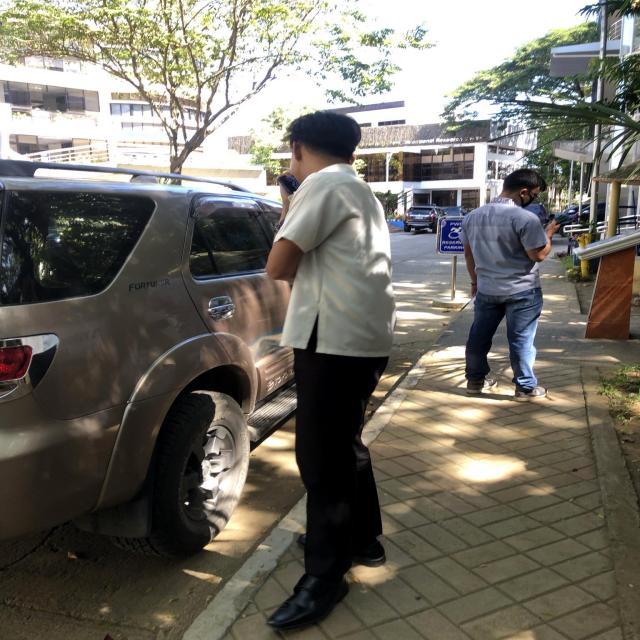
#> input picture combined_dataset/uniform_1/test/1404f0fe-3bc3-497f-8053-b9ad4be99039_jpeg.rf.405406d71a517a923ebcfd976f4db157.jpg, 640 x 640 px
$ python -i object_detectors.py   (imports and definitions only)
#> lines starting #> are read from the running program, lines starting #| are printed output that depends on the picture; after the words box and inside, x2 and y2 are one past the last pixel; in counts of white or black regions, pixels touching at a corner belong together
#> further down, picture is the input picture: shape (640, 640, 3); mean B, G, R 101.1, 110.1, 113.3
"""
Enhanced Object Detection Module
Uses color-based and shape-based detection for:
- Shoes (black/dark footwear)
- ID Cards (rectangular objects with specific aspect ratio)
- Chains/Lanyards (thin vertical lines in neck region)
"""

import cv2
import numpy as np
from typing import Dict, Tuple, List, Any, Optional


class ShoeDetector:
    """Detect shoes using color-based analysis (HSV)"""

    # [119 lines left out: functions __init__, detect_shoes, not called in this run]


class IDCardDetector:
    """Detect ID cards using shape-based analysis"""

    def __init__(self):
        # ID card typical aspect ratio: 1.4 to 1.8 (width/height)
        self.min_aspect_ratio = 1.2
        self.max_aspect_ratio = 2.0

        # Size constraints (percentage of image)
        self.min_area_ratio = 0.005  # 0.5% of image
        self.max_area_ratio = 0.15   # 15% of image

        # Minimum contour area
        self.min_contour_area = 800

    def detect_id_card(self, image: np.ndarray, torso_region: Optional[Tuple[int, int, int, int]] = None) -> Dict[str, Any]:
        """
        Detect ID card using shape and color analysis.

        Args:
            image: BGR image
            torso_region: (x, y, w, h) bounding box for torso region

        Returns:
            Dictionary with detection results
        """
        h, w = image.shape[:2]
#> h = 640; w = 640

        # Default torso region: upper-middle 40% of image
        if torso_region is None:
            torso_region = (int(w * 0.25), int(h * 0.2), int(w * 0.5), int(h * 0.4))
#> torso_region = (160, 128, 320, 256)

        x, y, tw, th = torso_region
#> x = 160; y = 128; tw = 320; th = 256
        torso_roi = image[y:y+th, x:x+tw]
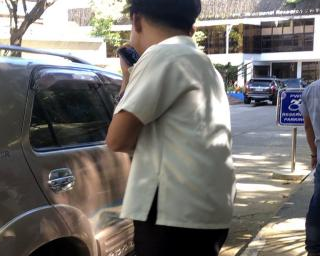
#> torso_roi: shape (256, 320, 3); mean B, G, R 112.6, 115.9, 119.2

        if torso_roi.size == 0:
            return {
                'detected': False,
                'confidence': 0.0,
                'bbox': None,
                'reason': 'No torso region detected'
            }

        # Convert to grayscale
        gray = cv2.cvtColor(torso_roi, cv2.COLOR_BGR2GRAY)
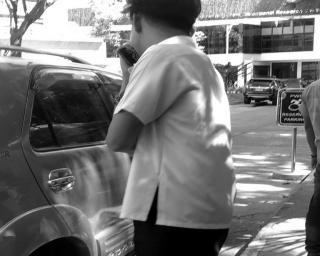
#> gray: shape (256, 320); min 0, max 255, mean 116.5

        # Apply multiple edge detection methods for better ID card detection
        # Method 1: Adaptive threshold
        thresh = cv2.adaptiveThreshold(
            gray, 255, cv2.ADAPTIVE_THRESH_GAUSSIAN_C, cv2.THRESH_BINARY, 11, 2
        )
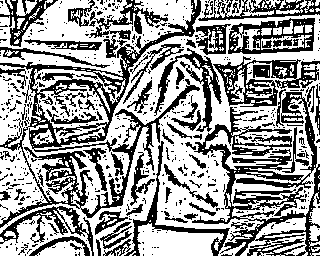
#> thresh: shape (256, 320); 60.1% white; 544 black regions (466 under 20 px), largest, box (x1, y1, x2, y2) and area: (0, 0, 201, 228) 7297, (192, 86, 320, 256) 6658, (213, 56, 320, 107) 1939

        # Method 2: Canny edge detection
        edges = cv2.Canny(gray, 50, 150)
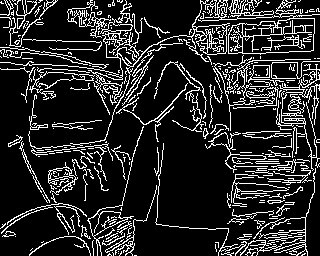
#> edges: shape (256, 320); 16.2% white in thin lines or dots

        # Combine both methods
        combined = cv2.bitwise_or(thresh, edges)
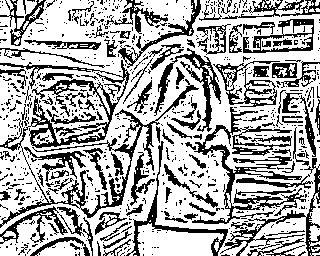
#> combined: shape (256, 320); 67.3% white; 731 black regions (620 under 20 px)

        # Find contours
        contours, _ = cv2.findContours(combined, cv2.RETR_EXTERNAL, cv2.CHAIN_APPROX_SIMPLE)
#> contours = 69 contours, 62 with area under 20; largest, box (x1, y1, x2, y2) and area: (0, 0, 320, 256) 70326, (137, 223, 224, 256) 1872, (14, 0, 37, 29) 240, (309, 192, 320, 226) 150, (309, 225, 320, 241) 106, (265, 0, 281, 9) 34, (29, 5, 42, 20) 26

        candidates = []
        image_area = h * w
#> image_area = 409600

        for contour in contours:
            area = cv2.contourArea(contour)

            # Filter by size
            if area < self.min_contour_area:
                continue

            # Get bounding rectangle
            cx, cy, cw, ch = cv2.boundingRect(contour)

            # Check aspect ratio
            if ch == 0:
                continue
            aspect_ratio = cw / ch

            if not (self.min_aspect_ratio <= aspect_ratio <= self.max_aspect_ratio):
                continue

            # Check size relative to image
            area_ratio = area / image_area
            if not (self.min_area_ratio <= area_ratio <= self.max_area_ratio):
                continue

            # Calculate rectangularity (how rectangular is the contour)
            rect_area = cw * ch
            solidity = area / rect_area if rect_area > 0 else 0

            if solidity < 0.7:  # Must be fairly rectangular
                continue

            # Calculate confidence based on multiple factors
            confidence = 0.0

            # Aspect ratio score (closer to 1.6 = typical ID card)
            aspect_score = 1.0 - abs(aspect_ratio - 1.6) / 0.4
            confidence += aspect_score * 0.3

            # Size score (prefer medium-sized objects)
            if 0.01 <= area_ratio <= 0.08:
                confidence += 0.3
            elif 0.005 <= area_ratio <= 0.15:
                confidence += 0.2

            # Rectangularity score
            confidence += solidity * 0.2

            # Position score (prefer upper torso)
            if cy < th * 0.6:
                confidence += 0.2

            confidence = min(1.0, confidence)

            # Adjust coordinates to full image
            candidates.append({
                'bbox': (x + cx, y + cy, cw, ch),
                'confidence': confidence,
                'aspect_ratio': aspect_ratio,
                'area': area,
                'solidity': solidity
            })
#> this loop made 69 passes
#> area on passes 17, 30, 59: 106.5, 150.5, 26
#> (area, cx, cy, cw, ch, aspect_ratio) on pass 18: (1872.5, 137, 223, 87, 33, 2.64)
#> after the loop, candidates = []

        # Sort by confidence
        candidates.sort(key=lambda c: c['confidence'], reverse=True)

        if candidates:
            best = candidates[0]
            return {
                'detected': True,
                'confidence': best['confidence'],
                'bbox': best['bbox'],
                'aspect_ratio': best['aspect_ratio'],
                'area': best['area'],
                'reason': f"ID card detected with {best['confidence']:.1%} confidence"
            }
        else:
            return {
                'detected': False,
                'confidence': 0.0,
                'bbox': None,
                'reason': 'No rectangular object matching ID card criteria found'
            }


class ChainLanyardDetector:
    """Detect chains/lanyards in neck region using edge detection"""

    # [168 lines left out: functions __init__, detect_chain, detect_all_objects, not called in this run]

>>> import cv2
>>> picture = cv2.imread('../combined_dataset/uniform_1/test/1404f0fe-3bc3-497f-8053-b9ad4be99039_jpeg.rf.405406d71a517a923ebcfd976f4db157.jpg')
>>> result = IDCardDetector().detect_id_card(picture)
#> result = 4 items

$ run again, on combined_dataset/uniform_1/test/1_jpg.rf.0e208a7e73c9523959066fec3e70d22c.jpg
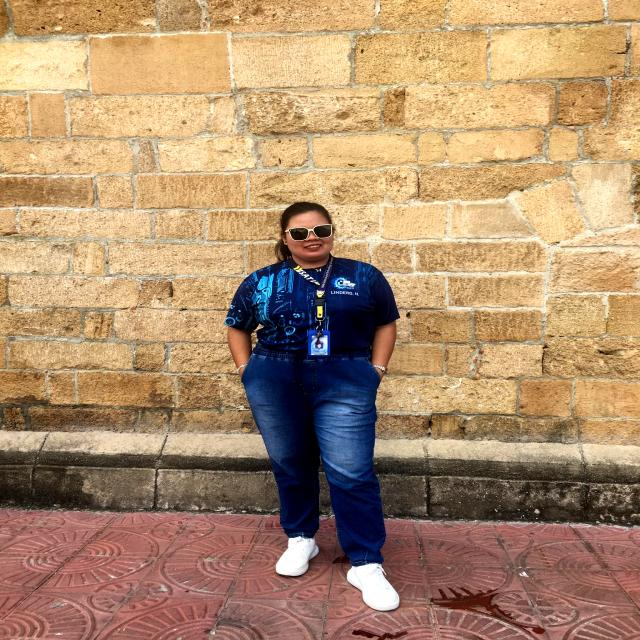
#> input picture combined_dataset/uniform_1/test/1_jpg.rf.0e208a7e73c9523959066fec3e70d22c.jpg, 640 x 640 px
#> picture is the input picture: shape (640, 640, 3); mean B, G, R 109.4, 141.1, 173.5
#> in detect_id_card, `thresh = cv2.adaptiveThreshold( gray, 255, cv2.ADAPTIVE_THRESH_GAUSSIA..`:
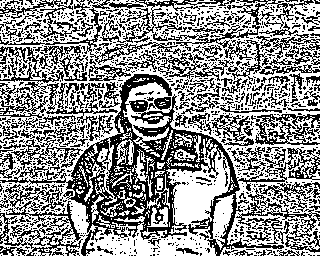
#> thresh: shape (256, 320); 56.9% white; black in thin lines or dots
#> edges: shape (256, 320); 29.7% white in thin lines or dots
#> in detect_id_card, `combined = cv2.bitwise_or(thresh, edges)`:
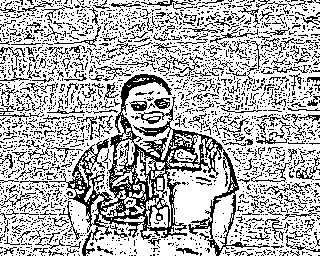
#> combined: shape (256, 320); 70.2% white; black in thin lines or dots
#> contours = 7 contours, 6 with area under 20; largest, box (x1, y1, x2, y2) and area: (0, 0, 320, 256) 79270
#> the loop in detect_id_card, `for contour in contours:` made 7 passes
#> (contour, area) on passes 1, 2, 4, 5, 6: ([[239, 244]], 0), ([[212, 242]], 0), ([[319, 86], [319, 87]], 0), ([[11, 10]], 0), ([[160, 3]], 0)
#> after the loop in detect_id_card, `for contour in contours:`: candidates = []
#> result = 4 items

$ run again, on combined_dataset/uniform_1/test/403416291_1373126333294212_949591098917618014_n_jpg.rf.e30da9f43a80e68bd98204c051cabd56.jpg
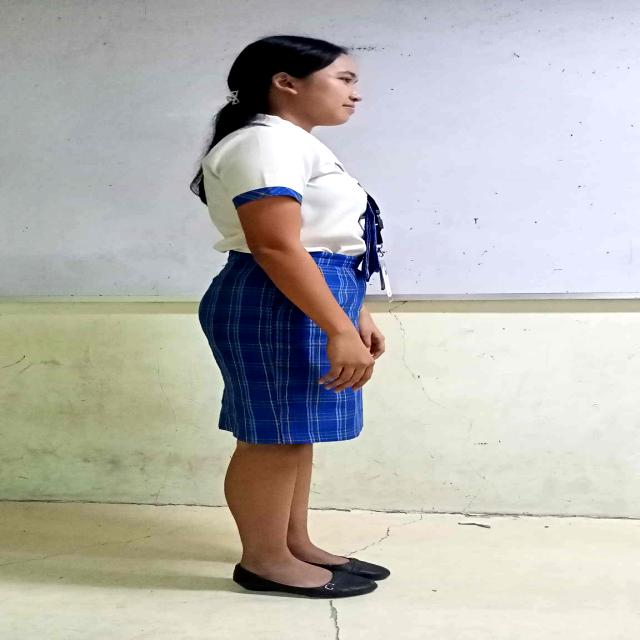
#> input picture combined_dataset/uniform_1/test/403416291_1373126333294212_949591098917618014_n_jpg.rf.e30da9f43a80e68bd98204c051cabd56.jpg, 640 x 640 px
#> picture is the input picture: shape (640, 640, 3); mean B, G, R 178.3, 183, 184.1
#> in detect_id_card, `thresh = cv2.adaptiveThreshold( gray, 255, cv2.ADAPTIVE_THRESH_GAUSSIA..`:
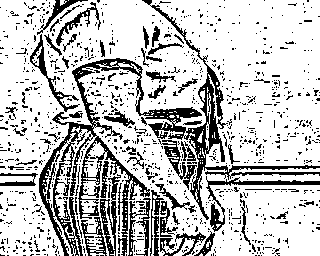
#> thresh: shape (256, 320); 76% white; black in thin lines or dots
#> edges: shape (256, 320); 8.3% white in thin lines or dots
#> in detect_id_card, `combined = cv2.bitwise_or(thresh, edges)`:
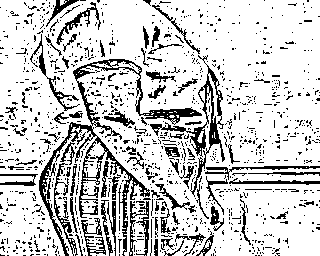
#> combined: shape (256, 320); 80.1% white; black in thin lines or dots
#> contours = 41 contours, 40 with area under 20; largest, box (x1, y1, x2, y2) and area: (0, 0, 320, 256) 75270
#> the loop in detect_id_card, `for contour in contours:` made 41 passes
#> (contour, area) on passes 1, 3, 4, 5, 6, 7, 8, 9: ([[145, 255]], 0), ([[111, 251]], 0), ([[104, 251]], 0), ([[203, 250]], 0), ([[156, 249]], 0), ([[109, 247]], 0), ([[108, 243]], 0), ([[131, 242], [131, 247]], 0)
#> after the loop in detect_id_card, `for contour in contours:`: candidates = []
#> result = 4 items
